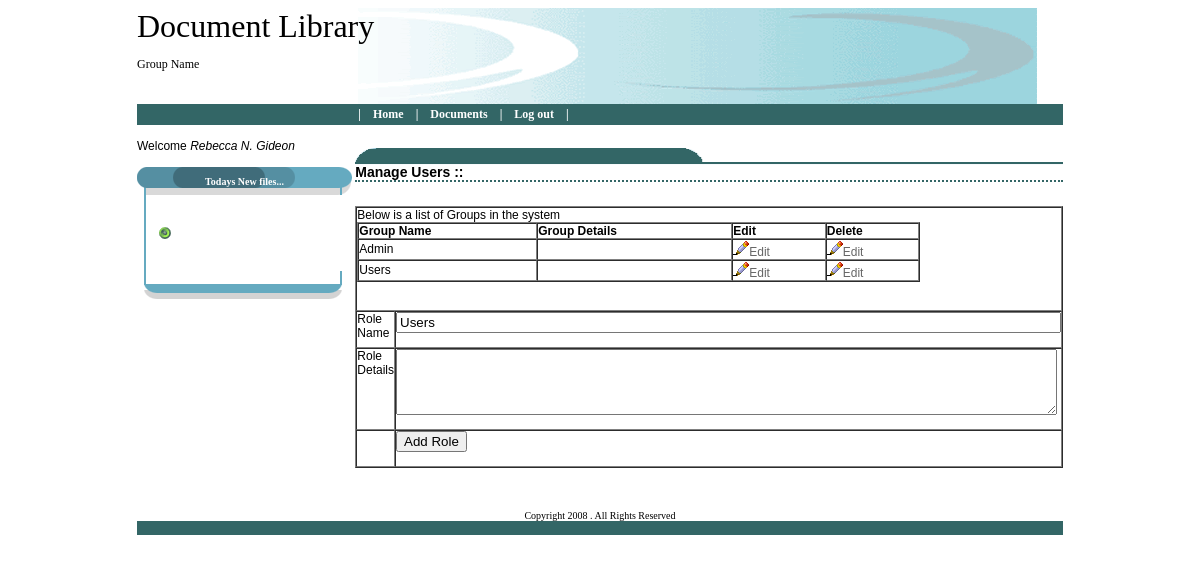
Page /AddRoles.php?id=1 (signed in) on the committed database.
### tables this page shows
CREATE TABLE `roles` (
  `RID` tinyint(10) NOT NULL,
  `RName` varchar(50) NOT NULL
);

### AddRoles.php (the view, shortened to what this page needs)
<?php require_once('Connections/conn.php'); ?>
<?php
if(isset($_SESSION['user_name']))
{
    $id_role= $_GET["id"];
                            if($id_role=='new')
                            {
                                if ((isset($_POST["MM_insert"])) && ($_POST["MM_insert"] == "manageusers"))
                                {
                                    $max_ref="select max(roles.RID) as id from roles ";
                                    $ref=mysql_query($max_ref,$conn) or die(mysql_error());
                                    $max=mysql_fetch_assoc($ref);
                                    $newref=(int)$max['id']+1;
                                    $newref=(string)$newref;
                                    $insertSQL = sprintf("INSERT INTO roles (RID, RName, RDetails) VALUES (%s, %s, %s)",
                                        GetSQLValueString($newref, "int"),
                                        GetSQLValueString($_POST['role'], "text"),
                                        GetSQLValueString($_POST['roledetails'], "text"));
                                    mysql_select_db($database_conn, $conn);
                                    $Result1 = mysql_query($insertSQL, $conn) or die(mysql_error());
                                    $insertGoTo = "Admin.php";
                                    if (isset($_SERVER['QUERY_STRING'])) {
                                        $insertGoTo .= (strpos($insertGoTo, '?')) ? "&" : "?";
                                        $insertGoTo .= $_SERVER['QUERY_STRING'];
                                    }
                                    header("location:AddRoles.php?id=new");
                                }
                            }
                            else
                            {
                                $editFormAction = $_SERVER['PHP_SELF'];
                                if (isset($_SERVER['QUERY_STRING'])) {
                                    $editFormAction .= "?" . htmlentities($_SERVER['QUERY_STRING']);
                                }
                                $query_role = "SELECT * FROM roles WHERE RID = $id_role";
                                $role = mysql_query($query_role, $conn) or die(mysql_error());
                                $row_role = mysql_fetch_assoc($role);
                            }
                            $query_roles = "SELECT * FROM roles";
                            $roles = mysql_query($query_roles, $conn) or die(mysql_error());
                            $row_roles = mysql_fetch_assoc($roles);
?><!DOCTYPE html PUBLIC "-//W3C//DTD XHTML 1.0 Transitional//EN" "http://www.w3.org/TR/xhtml1/DTD/xhtml1-transitional.dtd">
<html xmlns="http://www.w3.org/1999/xhtml">
    <head>
        <link href="css/style.css" rel="stylesheet" type="text/css" />
    </head>
    <body>
        <form method="POST" action="<?php echo $editFormAction; ?>" name="manageusers">
            <table  width="72%" border="0" cellspacing="0" cellpadding="0"  align="center" >
                <tr >
                    <td colspan="3" align="left" valign="top" style="background:url(../image/top.gif);width:900px; height:96px;" ><FONT FACE="Tahoma" SIZE="6">
                    Document Library</FONT><pre><FONT FACE="Tahoma">Group Name</FONT></pre></td>
                </tr>
                <tr bgcolor="#000000">
                    <td align="center" valign="top" BGCOLOR="#336666">    </td>
                    <td align="center" valign="top" BGCOLOR="#336666">&nbsp;</td>
                    <td align="left" valign="top" BGCOLOR="#336666">
                    <?php include('menu.php'); ?></td>
                </tr>
                <tr>
                    <td width="230" align="left" valign="top"><br /><?php include("sideadminmenu.php")?><br /></td>
                    <td width="9" align="left" valign="top">&nbsp;</td>
                    <td width="681" align="left" valign="top"> <br /><h1><br />
                        Manage Users :: </h1>
                        <br />
                        <table width="90%" border="1" cellpadding="0" cellspacing="0">
                            <tr>
                                <td colspan="2" align="left" valign="top">Below is a list of Groups in the system
                                    <br />
                                    <?php
                                    echo "<table border='1' cellspacing='0' cellpadding='0' width='80%'>
                                <tr>
                                <td><b>Group Name</b></td>
                                <td><b>Group Details</b></td>
                                <td><b>Edit<b></td>
                                <td><b>Delete</b></td>
                                </tr>";
                                    do { ?>
                                        <?php
                                        echo "<tr>";
                                        echo "<td>".$row_roles['RName']."</td>";
                                        echo "<td>".$row_roles['RDetails']."</td>";
                                        echo"<td><a href='AddRoles.php?id=".$row_roles['RID']."'><img src='image/b_edit.png' width='16' height='16' border='0' /><font color='#666666'>Edit</font></a></td>" ;
                                        echo"<td><a href='deleterole.php?id=$id_file&uid=".$row_roles['RID']."'><img src='image/b_edit.png' width='16' height='16' border='0' /><font color='#666666'>Edit</font></a></td>" ;
                                        echo "</tr>";
                                        ?>
                                        <?php } while ($row_roles = mysql_fetch_assoc($roles));
                                    echo "</table>";
                                    ?><br /><br />            </td>
                            </tr>
                            <tr>
                                <td width="28%" align="left" valign="top">Role Name</td>
                                <td width="72%" align="left" valign="top"><input name="role" type="text" id="role" value="<?php echo $row_role['RName']; ?>" size="80" />
                                    <br />
                                <br />        </td>
                            </tr>
                            <tr>
                                <td align="left" valign="top">Role Details</td>
                                <td align="left" valign="top"><textarea name="roledetails" cols="80" rows="4" id="roledetails"><?php echo $row_role['RDetails']; ?></textarea>
                                    <br />
                                <br /></td>
                            </tr>
                            <tr>
                                <td align="left" valign="top">&nbsp;</td>
                                <td align="left" valign="top">
                                <input type="submit" name="adduserrole" id="adduserrole" value="Add Role" /><br /><br />        </td>
                            </tr>
                        </table>
                    <br /></td>
                </tr>
                <tr>
                    <td align="left" valign="top">&nbsp;</td>
                    <td align="left" valign="top">&nbsp;</td>
                    <td align="left" valign="top"></td>
                </tr>
                <tr>
                    <td colspan="3" align="left" valign="top">&nbsp;</td>
                </tr>
                <tr>
                    <td colspan="3"><DIV ALIGN="CENTER"><FONT SIZE="1" FACE="Tahoma">Copyright
                    2008 . All Rights Reserved</FONT></DIV></td>
                </tr>
                <tr>
                    <td colspan="3" BGCOLOR="#336666">&nbsp;</td>
                </tr>
            </table>
        </form>
    </body>
</html>
<?php
}else{
    header("location:login.php");
}
?>

### css/style.css (style rules this page uses)
a:link { color: #FFFFFF; text-decoration: none }
body { font-family: "Arial", "Helvetica", "sans-serif"; font-size: 12px; }
h1 { background-image:url(../image/longmenu.gif); background-repeat: no-repeat; background-position: left top; font-size: 14px; font-weight:bold; border-bottom-width: 2px; border-bottom-style: dotted; border-bottom-color: #336666; }

### rows in the picture
roles: RName "Admin"
roles: RName "Users", role "Users"

### other values in the picture
$row_fileACL['Names'] "Rebecca N. Gideon"
